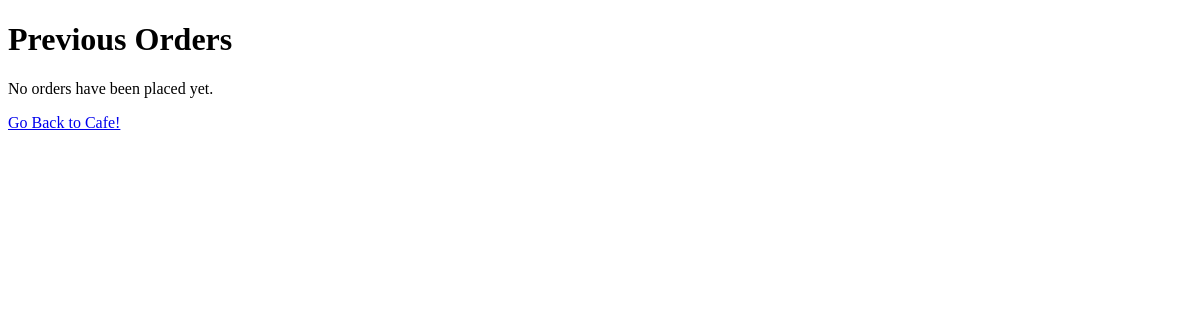
The page /orders on the database as committed earlier.
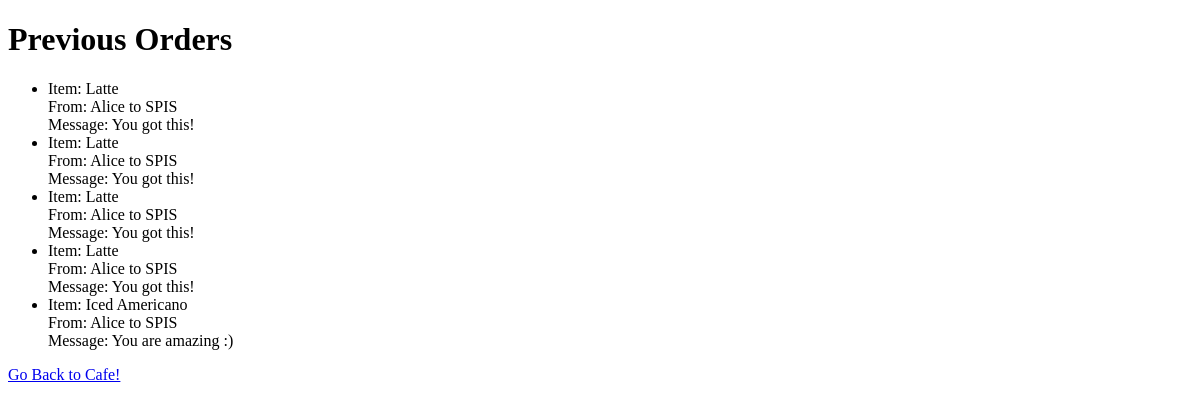
The same page on the database as committed later.
### tables this page shows
CREATE TABLE orders
        (order_id INTEGER PRIMARY KEY AUTOINCREMENT,
        sender_name TEXT NOT NULL,
        recipient_name TEXT NOT NULL,
        item_name TEXT NOT NULL,
        message TEXT NOT NULL);

### app.py (the view)
@app.route('/orders')
def show_orders():
    conn = get_db_connection()
    orders = conn.execute('SELECT * FROM orders').fetchall()
    conn.close()
    return render_template('orders.html', orders=orders)

### app.py (called while the page is built)
def get_db_connection():
    conn = sqlite3.connect('cafe.db')
    conn.row_factory = sqlite3.Row
    return conn

### templates/orders.html (shortened to what this page needs)
<!DOCTYPE html>
<html lang="en">
<head>
    <link rel="stylesheet" href="{{url_for('static', filename='orders.css')}}">
</head>
<body>
    <h1>Previous Orders</h1>
    {% if orders %}
        <ul>
        {% for order in orders %}
            <li>
                Item: {{ order.item_name }}<br>
                From: {{ order.sender_name }} to {{ order.recipient_name }}<br>
                Message: {{ order.message }}
            </li>
        {% endfor %}
        </ul>
    {% else %}
        <p>No orders have been placed yet.</p>
    {% endif %}
    <a href="/">Go Back to Cafe!</a>
</body>
</html>

### static/orders.css (style rules this page uses)
body { background-image: url("library_bg.jpg"); background-size: cover; background-repeat: no-repeat; background-attachment: fixed; }

Rows that differ between the two databases and show on the page:
added orders: item_name "Latte", sender_name "Alice", recipient_name "SPIS", message "You got this!"
added orders: item_name "Latte", sender_name "Alice", recipient_name "SPIS", message "You got this!"
added orders: item_name "Latte", sender_name "Alice", recipient_name "SPIS", message "You got this!"
added orders: item_name "Latte", sender_name "Alice", recipient_name "SPIS", message "You got this!"
added orders: item_name "Iced Americano", sender_name "Alice", recipient_name "SPIS", message "You are amazing :)"
Other text that changed with them:
text no longer shown: "No orders have been placed yet."
